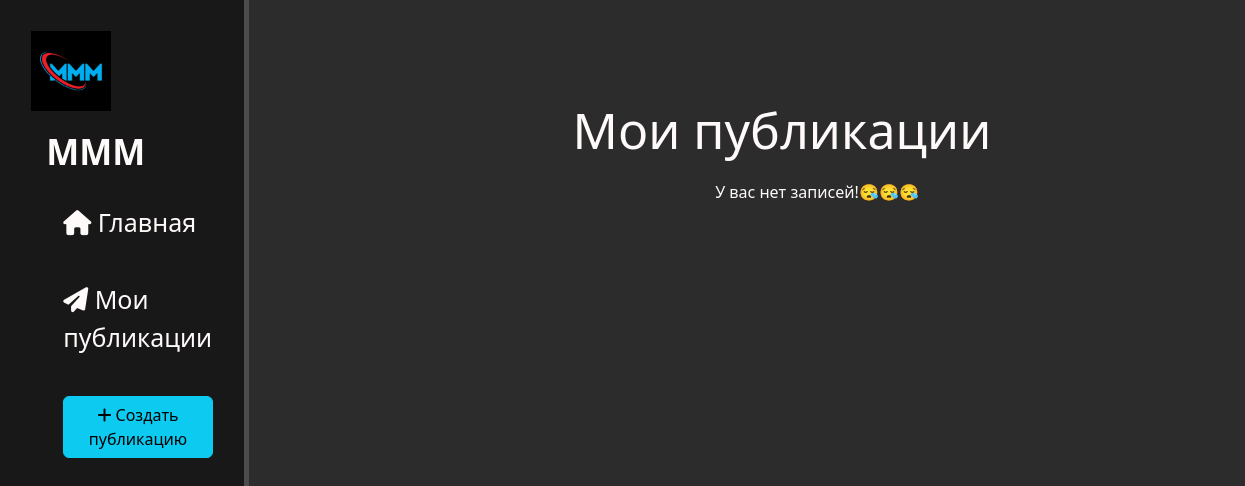
The app's page /news/news_home, older data.
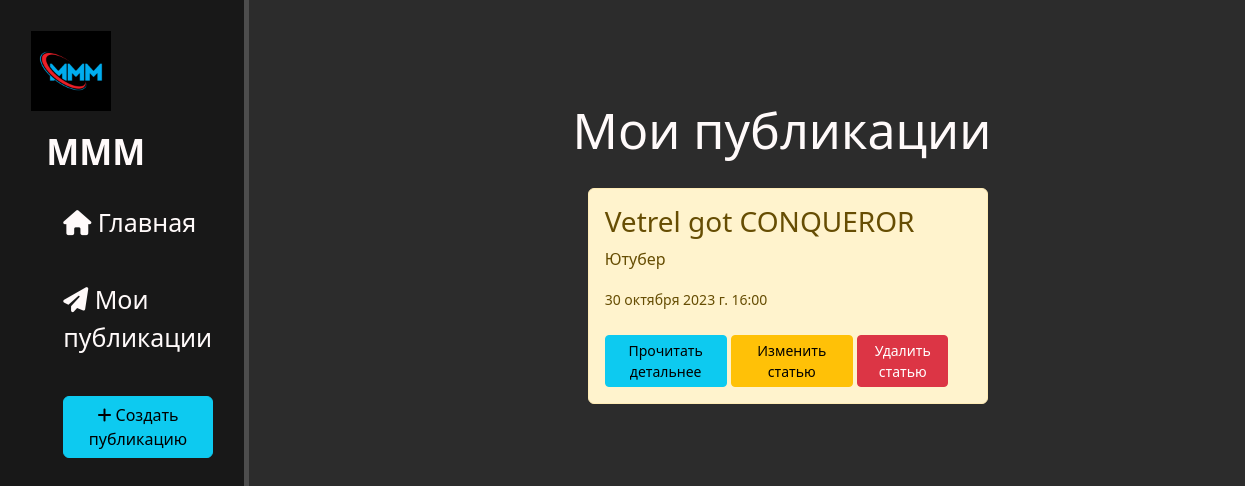
The same page, newer data.
### news/models.py (models this page shows, shortened)
class Artiles(models.Model):
    title = models.CharField('Название', max_length=50)
    anons = models.CharField('Анонс', max_length=255)
    full_text = models.TextField('Статья')
    date = models.DateTimeField('Дата публикации')
    class Meta:
        verbose_name = 'Новость'
        verbose_name_plural = 'Новости'

### news/views.py (the view)
# urls.py: path('news_home', news_home, name="news_home"),
def news_home(request):
    news = Artiles.objects.order_by('-date')
    return render(request, 'news/news_home.html', {'news':news})

### news/templates/news/news_home.html (shortened to what this page needs)
{% extends "news/layout.html" %}
{% block content %}
    <div class="features">
        <h1>Мои публикации</h1>
        {% if news %}
            {% for element in news %}
                <div class="alert alert-warning">
                    <h3>{{ element.title }}</h3>
                    <p>{{ element.anons }}</p>
                    <small>{{ element.date }}</small><br><br>
                    <a href="{% url 'news_detail' element.id %}" class="btn btn-sm col-sm-4 btn-info">Прочитать детальнее</a>
                    <a href="{% url 'news_update' element.id %}" class="btn btn-sm col-sm-4 btn-warning">Изменить статью</a>
                    <a href="{% url 'news_delete' element.id %}" class="btn btn-sm col-sm-3 btn-danger">Удалить статью</a>
                </div>
            {% endfor %}
        {% else %}
            <p>У вас нет записей!😪😪😪</p>
        {% endif %}
    </div>
{% endblock content %}

### news/templates/news/layout.html (shortened to what this page needs)
{% load static %}
<!DOCTYPE html>
<html lang="ru">
<head>
    <link rel="stylesheet" href="https://cdn.jsdelivr.net/npm/bootstrap@5.2.3/dist/css/bootstrap.min.css">
    <link rel="stylesheet" href="https://cdnjs.cloudflare.com/ajax/libs/font-awesome/6.4.2/css/all.min.css">
    <link rel="stylesheet" type="text/css" href="{% static "css/main.css" %}">
</head>
<body>
    <aside>
        <img src="{% static 'img/MMM.jpg' %}">
        <span class="logo">MMM</span>
        <ul>
            <a href="{% url "home_of_news" %}"><li><i class="fas fa-home"></i> Главная</li></a>
            <a href="{% url "news_home" %}"><li><i class="fa-solid fa-paper-plane"></i> Мои публикации</li></a>
            <a href="{% url "create_news" %}"><li><button class="btn btn-info"><i class="fa-solid fa-plus"></i> Создать публикацию</button></li></a>
        </ul>
    </aside>
    <main>
        {% block content %}
        {% endblock content %}
    </main>
</body>
</html>

### static/css/main.css (style rules this page uses)
body { background-color: #2c2c2c; color: #fffafa; }
aside { float: left; background-color: #181818; width: 20%; padding: 2.5%; height: 115vh; border-right: solid 5px #4d4d4d; }
aside > img { width: 80px; height: 80px; float: left; }
aside > .logo { font-size: 35px; margin-left: 15px; font-weight: bold; position: relative; top: 15px; }
aside > ul { list-style: none; }
aside > ul > a { text-decoration: none; font-size: 25px; color: #fffafa; display: block; margin-top: 40px; transition: transform 0.5s ease; }
main > .features { float: left; margin-top: 100px; text-align: center; width: 80%; height: 100vh; }
main > .features > h1 { font-size: 50px; position: relative; left: 35px; }
.alert-warning { transition: transform 0.5s ease; float: left; clear: both; width: 400px; margin: 20px 34%; text-align: left; }

Row changes from the older to the newer data that the page shows:
added Artiles: title "Vetrel got CONQUEROR", anons "Ютубер", date "30 октября 2023 г. 16:00"
Text that changed along with them:
text no longer shown: "У вас нет записей!😪😪😪"
